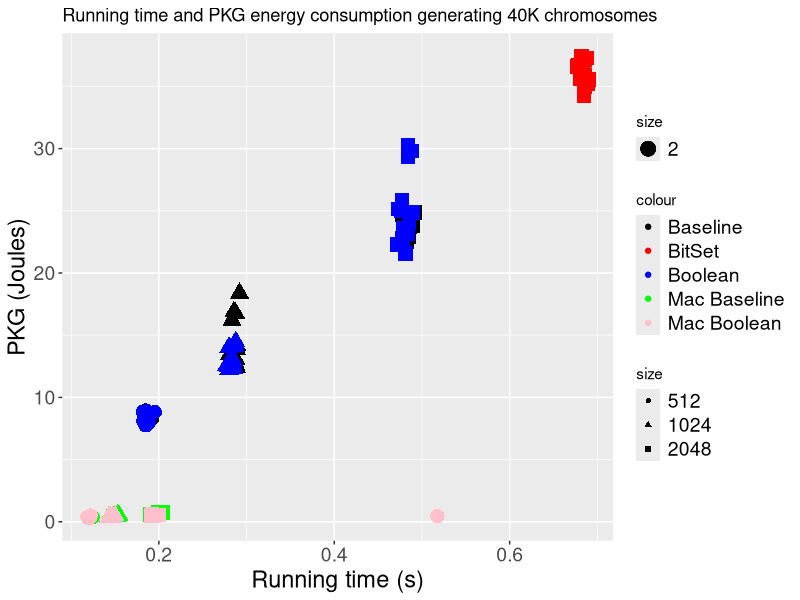
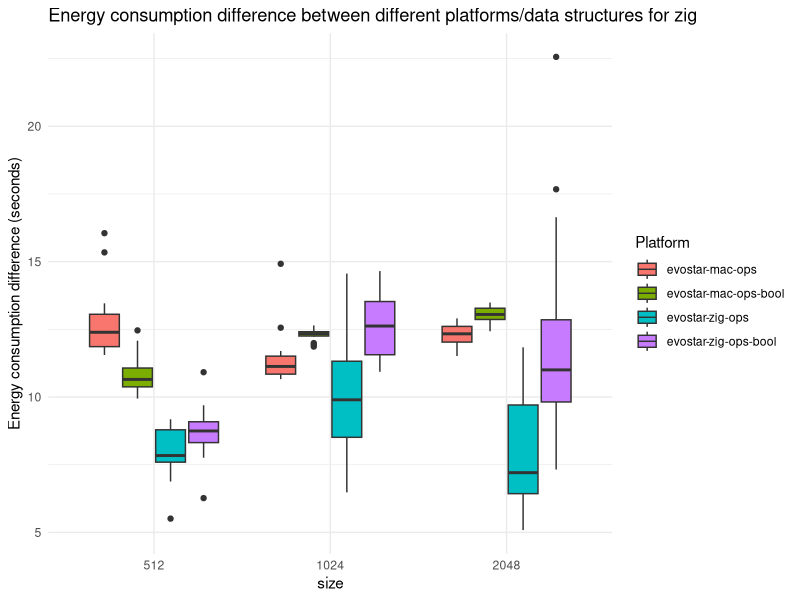
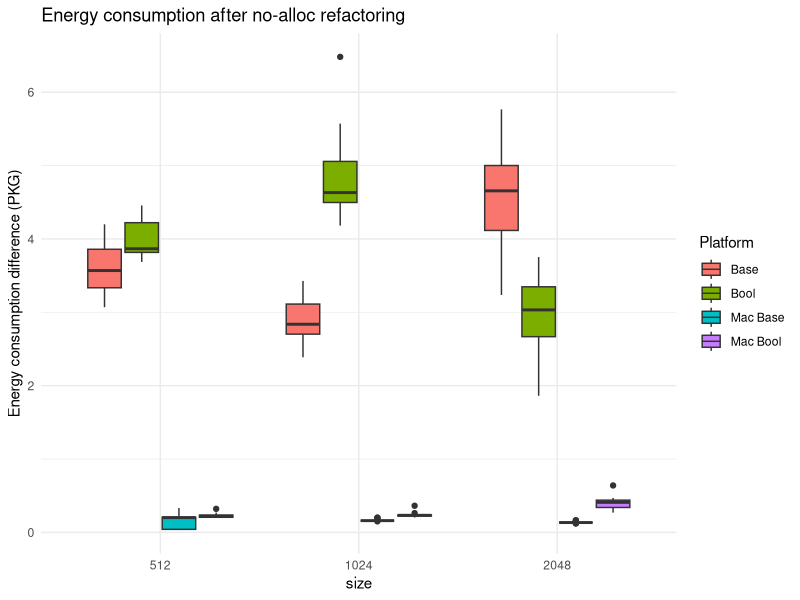

Here is the R script that generated these plots, in order:
## ----evostar.zig.gen, echo=F, message=F, fig.pos="h!tb", fig.height=3, fig.cap="Average running time and PKG energy consumption generating 40K chromosomes for the different parametrizations used (represented with different colors); dot shape represents the chromosome size."----
library(ggplot2)

generate.chromosomes <- read.csv("../data/evostar-zig-gen-19-Mar-09-31-21.csv")
generate.chromosomes$size <- as.factor(generate.chromosomes$size)

generate.chromosomes.bool <- read.csv("../data/evostar-zig-gen-bool-19-Mar-09-30-40.csv")
generate.chromosomes.bool$size <- as.factor(generate.chromosomes.bool$size)

generate.chromosomes.bitset <- read.csv("../data/evostar-zig-bitset-gen-20-Mar-12-18-47.csv")
generate.chromosomes.bitset$size <- as.factor(generate.chromosomes.bitset$size)

generate.chromosomes.mac <- read.csv("../data/evostar-mac-gen-19-Mar-11-05-41.csv")
generate.chromosomes.mac$PKG <- generate.chromosomes.mac$ECPU + generate.chromosomes.mac$PCPU + generate.chromosomes.mac$RAM
generate.chromosomes.mac$size <- as.factor(generate.chromosomes.mac$size)

generate.chromosomes.mac.bool <- read.csv("../data/evostar-mac-gen-bool-19-Mar-10-33-29.csv")
generate.chromosomes.mac.bool$PKG <- generate.chromosomes.mac.bool$ECPU + generate.chromosomes.mac.bool$PCPU + generate.chromosomes.mac.bool$RAM
generate.chromosomes.mac.bool$size <- as.factor(generate.chromosomes.mac.bool$size)

ggplot(generate.chromosomes, aes(x=seconds, y=PKG, color="Baseline", shape=size,size=2)) +
  geom_point() +
  geom_point(data=generate.chromosomes.bitset, aes(x=seconds, y=PKG, color="BitSet", shape=size)) +
  geom_point(data=generate.chromosomes.bool, aes(x=seconds, y=PKG, color="Boolean", shape=size)) +
  geom_point(data=generate.chromosomes.mac, aes(x=seconds, y=PKG, color="Mac Baseline", shape=size)) +
  geom_point(data=generate.chromosomes.mac.bool, aes(x=seconds, y=PKG, color="Mac Boolean", shape=size)) +
  scale_color_manual(values=c("black", "red", "blue", "green","pink")) +
  labs(title="Running time and PKG energy consumption generating 40K chromosomes",
       x="Running time (s)", y="PKG (Joules)") +
  theme(axis.text=element_text(size=14), axis.title=element_text(size=17), legend.text=element_text(size=14))
  theme_minimal()
save(generate.chromosomes,file="zig-evostar-Fig-1-generate-chromosomes.RData")

## ----evostar.combined.ops.base, echo=F, message=F, fig.pos="h!tb", fig.height=3, fig.cap="Boxplot of PKG energy consumption processing 40K chromosomes via crossover, mutation and ONEMAX for different combinations of optimization techniques and platforms in Zig"----
library(dplyr)

generate.chromosomes %>% group_by( size ) %>% summarise( mean.pkg = mean( PKG ), mean.seconds = mean( seconds ) ) -> generate.chromosomes.avg
generate.avgs.seconds <- c(rep( generate.chromosomes.avg$mean.seconds[1], 15),
                               rep( generate.chromosomes.avg$mean.seconds[2], 15),
                               rep( generate.chromosomes.avg$mean.seconds[3], 15))
generate.avgs.pkg <- c(rep( generate.chromosomes.avg$mean.pkg[1], 15),
                           rep( generate.chromosomes.avg$mean.pkg[2], 15),
                           rep( generate.chromosomes.avg$mean.pkg[3], 15))

combined.ops <- read.csv("../data/evostar-zig-ops-19-Mar-09-32-38.csv")
combined.ops$size <- as.factor(combined.ops$size)

combined.ops$diff.seconds <- combined.ops$seconds - generate.avgs.seconds
combined.ops$diff.PKG <- combined.ops$PKG - generate.avgs.pkg

generate.chromosomes.bool %>% group_by( size ) %>% summarise( mean.pkg = mean( PKG ), mean.seconds = mean( seconds ) ) -> generate.chromosomes.bool.avg
generate.bool.avgs.seconds <- c(rep( generate.chromosomes.bool.avg$mean.seconds[1], 15),
                               rep( generate.chromosomes.bool.avg$mean.seconds[2], 15),
                               rep( generate.chromosomes.bool.avg$mean.seconds[3], 15))
generate.bool.avgs.pkg <- c(rep( generate.chromosomes.bool.avg$mean.pkg[1], 15),
                           rep( generate.chromosomes.bool.avg$mean.pkg[2], 15),
                           rep( generate.chromosomes.bool.avg$mean.pkg[3], 15))

combined.ops.bool <- read.csv("../data/evostar-zig-ops-bool-19-Mar-09-29-42.csv")
combined.ops.bool$size <- as.factor(combined.ops.bool$size)

combined.ops.bool$diff.seconds <- combined.ops.bool$seconds - generate.bool.avgs.seconds
combined.ops.bool$diff.PKG <- combined.ops.bool$PKG - generate.bool.avgs.pkg

generate.chromosomes.mac %>% group_by( size ) %>% summarise( mean.pkg = mean( PKG ), mean.seconds = mean( seconds ) ) -> generate.chromosomes.mac.avg
generate.mac.avgs.seconds <- c(rep( generate.chromosomes.mac.avg$mean.seconds[1], 15),
                               rep( generate.chromosomes.mac.avg$mean.seconds[2], 15),
                               rep( generate.chromosomes.mac.avg$mean.seconds[3], 15))
generate.mac.avgs.pkg <- c(rep( generate.chromosomes.mac.avg$mean.pkg[1], 15),
                           rep( generate.chromosomes.mac.avg$mean.pkg[2], 15),
                           rep( generate.chromosomes.mac.avg$mean.pkg[3], 15))

combined.ops.mac <- read.csv("../data/evostar-mac-ops-19-Mar-10-39-59.csv")
combined.ops.mac$PKG <- combined.ops.mac$ECPU + combined.ops.mac$PCPU + combined.ops.mac$RAM
combined.ops.mac$size <- as.factor(combined.ops.mac$size)
combined.ops.mac$diff.seconds <- combined.ops.mac$seconds - generate.mac.avgs.seconds
combined.ops.mac$diff.PKG <- combined.ops.mac$PKG - generate.mac.avgs.pkg
combined.ops.mac$Platform <- combined.ops.mac$Prefix

generate.chromosomes.mac.bool %>% group_by( size ) %>% summarise( mean.pkg = mean( PKG ), mean.seconds = mean( seconds ) ) -> generate.chromosomes.mac.bool.avg
generate.mac.bool.avgs.seconds <- c(rep( generate.chromosomes.mac.bool.avg$mean.seconds[1], 15),
                               rep( generate.chromosomes.mac.bool.avg$mean.seconds[2], 15),
                               rep( generate.chromosomes.mac.bool.avg$mean.seconds[3], 15))
generate.mac.bool.avgs.pkg <- c(rep( generate.chromosomes.mac.bool.avg$mean.pkg[1], 15),
                           rep( generate.chromosomes.mac.bool.avg$mean.pkg[2], 15),
                           rep( generate.chromosomes.mac.bool.avg$mean.pkg[3], 15))
combined.ops.mac.bool <- read.csv("../data/evostar-mac-ops-bool-19-Mar-10-36-18.csv")
combined.ops.mac.bool$PKG <- combined.ops.mac.bool$ECPU + combined.ops.mac.bool$PCPU + combined.ops.mac.bool$RAM
combined.ops.mac.bool$size <- as.factor(combined.ops.mac.bool$size)
combined.ops.mac.bool$diff.seconds <- combined.ops.mac.bool$seconds - generate.mac.bool.avgs.seconds
combined.ops.mac.bool$diff.PKG <- combined.ops.mac.bool$PKG - generate.mac.bool.avgs.pkg
combined.ops.mac.bool$Platform <- combined.ops.mac.bool$Prefix

all.combined.ops <- data.frame( Platform = c( combined.ops.mac$Platform, combined.ops.mac.bool$Platform, combined.ops$Platform, combined.ops.bool$Platform ),
                                size = c( combined.ops.mac$size, combined.ops.mac.bool$size, combined.ops$size, combined.ops.bool$size ),
                                diff.seconds = c( combined.ops.mac$diff.seconds, combined.ops.mac.bool$diff.seconds, combined.ops$diff.seconds, combined.ops.bool$diff.second ),
                                diff.PKG = c( combined.ops.mac$diff.PKG, combined.ops.mac.bool$diff.PKG, combined.ops$diff.PKG, combined.ops.bool$diff.PKG ) )

ds <- ggplot( data = all.combined.ops, aes( x = size, y = diff.PKG, fill=Platform ) ) +
  geom_boxplot()  +
  theme(axis.text=element_text(size=100), axis.title=element_text(size=90), legend.text=element_text(size=90))+
  labs( title = "Energy consumption difference between different platforms/data structures for zig", y = "Energy consumption difference (seconds)" )+
  theme_minimal()
save(all.combined.ops,file="zig-evostar-Fig-2-data-structures.RData")
ggsave("zig-evostar-Fig-2-data-structures.png", width=2400, height=1800, units="px",dpi=300,plot=ds)

## ----evostar.combined.ops.refactor, echo=F, message=F, fig.pos="h!tb", fig.height=3, fig.cap="Boxplot of PKG energy consumption processing 40K chromosomes via crossover, mutation and ONEMAX after crossover has been refactored"----

combined.ops.noalloc <- read.csv("../data/evostar-zig-ops-nx-noalloc-20-Mar-09-46-37.csv")
combined.ops.noalloc$size <- as.factor(combined.ops.noalloc$size)
combined.ops.noalloc$diff.seconds <- combined.ops.noalloc$seconds - generate.avgs.seconds
combined.ops.noalloc$diff.PKG <- combined.ops.noalloc$PKG - generate.avgs.pkg
combined.ops.noalloc$Platform <- "Base"

combined.ops.noalloc.bool <- read.csv("../data/evostar-zig-bool-ops-nx-noalloc-20-Mar-09-45-48.csv")
combined.ops.noalloc.bool$size <- as.factor(combined.ops.noalloc.bool$size)
combined.ops.noalloc.bool$diff.seconds <- combined.ops.noalloc.bool$seconds - generate.bool.avgs.seconds
combined.ops.noalloc.bool$diff.PKG <- combined.ops.noalloc.bool$PKG - generate.bool.avgs.pkg
combined.ops.noalloc.bool$Platform <- "Bool"

combined.ops.mac.noalloc <- read.csv("../data/evostar-zig-mac-ops-nx-noalloc-20-Mar-09-52-13.csv")
combined.ops.mac.noalloc$PKG <- combined.ops.mac.noalloc$ECPU + combined.ops.mac.noalloc$PCPU + combined.ops.mac.noalloc$RAM
combined.ops.mac.noalloc$size <- as.factor(combined.ops.mac.noalloc$size)
combined.ops.mac.noalloc$diff.seconds <- combined.ops.mac.noalloc$seconds - generate.mac.avgs.seconds
combined.ops.mac.noalloc$diff.PKG <- combined.ops.mac.noalloc$PKG - generate.mac.avgs.pkg
combined.ops.mac.noalloc$Platform <- "Mac Base"

combined.ops.mac.noalloc.bool <- read.csv("../data/evostar-zig-mac-bool-ops-nx-noalloc-20-Mar-09-50-15.csv")
combined.ops.mac.noalloc.bool$PKG <- combined.ops.mac.noalloc.bool$ECPU + combined.ops.mac.noalloc.bool$PCPU + combined.ops.mac.noalloc.bool$RAM
combined.ops.mac.noalloc.bool$size <- as.factor(combined.ops.mac.noalloc.bool$size)
combined.ops.mac.noalloc.bool$diff.seconds <- combined.ops.mac.noalloc.bool$seconds - generate.mac.bool.avgs.seconds
combined.ops.mac.noalloc.bool$diff.PKG <- combined.ops.mac.noalloc.bool$PKG - generate.mac.bool.avgs.pkg
combined.ops.mac.noalloc.bool$Platform <- "Mac Bool"

all.combined.ops.noalloc <- data.frame( Platform = c( combined.ops.mac.noalloc$Platform, combined.ops.mac.noalloc.bool$Platform, combined.ops.noalloc$Platform, combined.ops.noalloc.bool$Platform ),
                                size = c( combined.ops.mac.noalloc$size, combined.ops.mac.noalloc.bool$size, combined.ops.noalloc$size, combined.ops.noalloc.bool$size ),
                                diff.seconds = c( combined.ops.mac.noalloc$diff.seconds, combined.ops.mac.noalloc.bool$diff.seconds, combined.ops.noalloc$diff.seconds, combined.ops.noalloc.bool$diff.seconds ),
                                diff.PKG = c( combined.ops.mac.noalloc$diff.PKG, combined.ops.mac.noalloc.bool$diff.PKG, combined.ops.noalloc$diff.PKG, combined.ops.noalloc.bool$diff.PKG ) )

alloc.plot <- ggplot( data = all.combined.ops.noalloc, aes( x = size, y = diff.PKG, fill=Platform ) ) + 
  geom_boxplot() +
  labs( title = "Energy consumption after no-alloc refactoring", y = "Energy consumption difference (PKG)" ) +
  theme(axis.text=element_text(size=100), axis.title=element_text(size=90), legend.text=element_text(size=90))+
  theme_minimal()
save(all.combined.ops.noalloc, file="zig-evostar-Fig-3-alloc-crossover.RData")
ggsave("zig-evostar-Fig-3-alloc-crossover.png", width=2400, height=1800, units="px",dpi=300,plot=alloc.plot)
